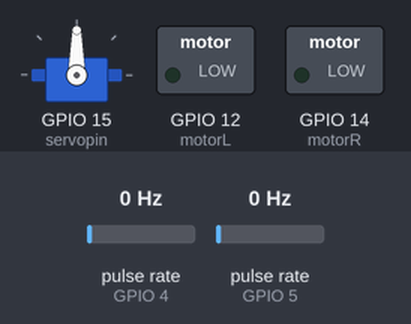
The sketch below on a simulated ESP32. Shown: servo, switched loads named in the sketch (green lamp = pin HIGH). Wiring (inferred from the names in the program): 2 × pulse sensor: data GPIO 4 / data GPIO 5. Inputs (shaded band) come from the test bench; at power-on: pulse rate (sensors on GPIO 4, GPIO 5) 0 Hz. WiFi joins after 1.5 s; servers stay silent unless stated; what the sketch prints to the serial monitor is not drawn.

Above: at 0.1 s.
At 3.3 s:
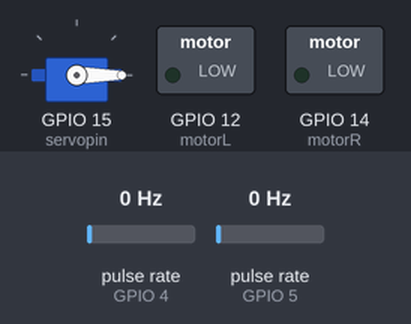
Timing chart, 0 to 4.8 s (numbered marks = the images above):
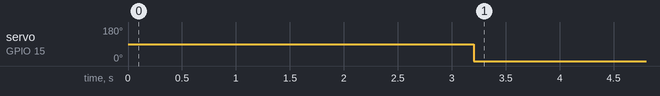

Measured:
- by itself, servo on GPIO 15 (servopin): 90° → 0° at 3.2 s

The sketch:

carcontrol.ino
```cpp
/*
该版本的Arduino程序，用于实现：
1、舵机控制
2、电机控制
3、编码器读取
4、PID速度闭环
5、TCP通信传统
*/
#define encoderL 4
#define encoderR 5
#define motorL 12 //D6
#define motorR 14 //D5
#define servopin 15 //D8
#define PI 3.1415926

#include <WiFi.h>
#include <Ticker.h>
#include <ESP32Servo.h>


const char* ssid     = "itrlab";
const char* password = "itrlab125";
const IPAddress serverIP(192,168,3,185); //欲访问的地址
uint16_t serverPort = 11411;         //服务器端口号

WiFiClient client; //声明一个客户端对象，用于与服务器进行连接

typedef struct PID_Class{
    int SetPoint=0;
    double SumError=0,PrevError=0,LastError=0;
    double Proportion=0;
    double Integral=0;
    double Derivative=0;
};

PID_Class PID_ML,PID_MR;

void PID_set_(PID_Class *x, int Setpoint);
void PID_init_(PID_Class *x,double kp,double ki,double kd);
double PID_calc_(PID_Class *x, double NextPoint);

Ticker timer1;  // 中断函数
int interrupt_time = 100; // 中断时间
int timer_flag=0;     //计时器标志
volatile long Rcounter=0; // 右轮脉冲计数  该变量用于存储编码器的值，所以用类型修饰符volatile 编码器转一圈加一
volatile long Lcounter=0; // 左轮脉冲计数  该变量用于存储编码器的值，所以用类型修饰符volatile 编码器转一圈加一
void right_counter_encoder(); // 右轮 计数脉冲数
void left_counter_encoder();  // 左轮 计数脉冲数


int servopos=0;
int speedval=0;
int R,L;
int motconL,motconR;
Servo myservo;

void servocontrol();
void motorcontrol();
void TCP_Communication();

void setup()
{
/*****************  舵机、马达初始化  *****************/
    myservo.attach(servopin);
    pinMode(motorL,OUTPUT);
    pinMode(motorR,OUTPUT);
/*****************  WIFI初始化  *****************/
    WiFi.mode(WIFI_STA);
    WiFi.setSleep(false); //关闭STA模式下wifi休眠，提高响应速度
    WiFi.begin(ssid, password);
    Serial.begin(115200);
    while (WiFi.status() != WL_CONNECTED)
    {
        delay(500);
        Serial.print(".");
    }
    Serial.println("Connected");
    Serial.print("IP Address:");
    Serial.println(WiFi.localIP());
/*****************  编码器初始化  *****************/
    pinMode(encoderL, INPUT);
    pinMode(encoderR, INPUT);
    PID_init_(&PID_ML,1,0,0);
    PID_init_(&PID_MR,1,0,0);
    attachInterrupt(encoderR, right_counter_encoder, RISING);//设置编码器R相位上升沿中断
    attachInterrupt(encoderL, left_counter_encoder, RISING);//设置编码器L相位上升沿中断
/*****************  定时中断  ********************/
    timer1.attach_ms(interrupt_time, timerIsr);// 打开定时器中断
    interrupts();//打开外部中断
}

void loop()
{
    TCP_Communication();
    PID_set_(&PID_ML,speedval);
    PID_set_(&PID_MR,speedval);
    if(timer_flag==1)
    {
        timer_flag=0;
        motconL=PID_calc_(&PID_ML,R);
        motconR=PID_calc_(&PID_MR,L);
    }
    servocontrol();
    motorcontrol();
    servopos=0;
    speedval=0;
}

void servocontrol()
{
    myservo.write(servopos);
}
void TCP_Communication()
{
    if (client.connect(serverIP, serverPort)) //尝试访问目标地址
    {
        while (client.connected() || client.available()) //如果已连接或有收到的未读取的数据
        {
            if (client.available()) //如果有数据可读取
            {
                String msg = client.readStringUntil('\n'); //读取数据到换行符
                /*
                //串口调试使用
                Serial.print("读取到数据：");
                Serial.println(msg);
                client.write(msg.c_str()); //将收到的数据回发
                */
                int i=0;
                for( ;msg[i]!='a';i++)
                {
                    servopos=servopos*10+(msg[i]-'0');
                }
                i++;
                for( ;msg[i]!='\0';i++)
                {
                    speedval=speedval*10+(msg[i]-'0');
                }
            }
        }
    }
}


void timerIsr(){
    timer_flag=1;
    readEncoder();
}
void readEncoder(){
    //Serial.print("编码器输出：  ");
    //Serial.println(Lcounter);
    //数值清零，重新计数
    R=Rcounter;
    L=Lcounter;
    Rcounter = 0;
    Lcounter = 0;
}
void right_counter_encoder(){  //右轮计数
    Rcounter++;
}
void left_counter_encoder(){  // //左轮计数
    Lcounter++;
}

/**********  PID相关函数  *********/
void PID_set_(PID_Class *x, int Setpoint){
    x->SetPoint=Setpoint;
}
void PID_init_(PID_Class *x,double kp,double ki,double kd)
{
    x->Derivative=kd;
    x->Integral=ki;
    x->Proportion=kp;
}
double PID_calc_(PID_Class *x, double NextPoint){
    double DError,Error;
    Error=x->SetPoint-NextPoint;
    DError=x->LastError-x->PrevError;
    x->SumError+=Error;
    x->PrevError=x->LastError;
    x->LastError=Error;
    return (x->Proportion*Error+x->Integral*x->SumError+x->Derivative*DError);
}
void motorcontrol()
{
    analogWrite(motorL,motconL);
    analogWrite(motorR,motconR);
}
```
